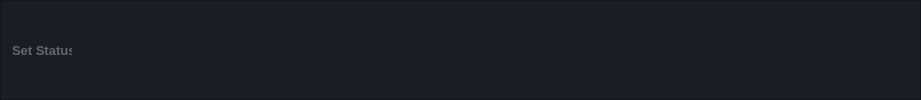
         <widget class="QFrame" name="frame_4">
          <property name="styleSheet">
           <string notr="true">background-color: rgb(27, 29, 35);</string>
          </property>
          <property name="frameShape">
           <enum>QFrame::StyledPanel</enum>
          </property>
          <property name="frameShadow">
           <enum>QFrame::Raised</enum>
          </property>
          <layout class="QHBoxLayout" name="horizontalLayout_10">
           <item>
            <widget class="QLabel" name="label_Application">
             <property name="maximumSize">
              <size>
               <width>60</width>
               <height>16777215</height>
              </size>
             </property>
             <property name="font">
              <font>
               <pointsize>10</pointsize>
               <bold>true</bold>
              </font>
             </property>
             <property name="styleSheet">
              <string notr="true">color: rgb(98, 103, 111);
background: transparent;
</string>
             </property>
             <property name="text">
              <string>Set Status</string>
             </property>
            </widget>
           </item>
           <item>
            <spacer name="horizontalSpacer_12">
             <property name="orientation">
              <enum>Qt::Horizontal</enum>
             </property>
             <property name="sizeType">
              <enum>QSizePolicy::Expanding</enum>
             </property>
             <property name="sizeHint" stdset="0">
              <size>
               <width>723</width>
               <height>40</height>
              </size>
             </property>
            </spacer>
           </item>
           <item>
            <widget class="QPushButton" name="Btn_min">
             <property name="maximumSize">
              <size>
               <width>40</width>
               <height>40</height>
              </size>
             </property>
             <property name="styleSheet">
              <string notr="true">QPushButton {	
	border: none;
	background-color: transparent;
}
QPushButton:hover {
	background-color: rgb(52, 59, 72);
}
QPushButton:pressed {	
	background-color: rgb(85, 170, 255);
}</string>
             </property>
             <property name="text">
              <string/>
             </property>
            </widget>
           </item>
           <item>
            <widget class="QPushButton" name="Btn_max">
             <property name="minimumSize">
              <size>
               <width>16</width>
               <height>16</height>
              </size>
             </property>
             <property name="maximumSize">
              <size>
               <width>40</width>
               <height>40</height>
              </size>
             </property>
             <property name="styleSheet">
              <string notr="true">QPushButton {	
	border: none;
	background-color: transparent;
}
QPushButton:hover {
	background-color: rgb(52, 59, 72);
}
QPushButton:pressed {	
	background-color: rgb(85, 170, 255);
}</string>
             </property>
             <property name="text">
              <string/>
             </property>
            </widget>
           </item>
           <item>
            <widget class="QPushButton" name="Btn_close">
             <property name="maximumSize">
              <size>
               <width>40</width>
               <height>40</height>
              </size>
             </property>
             <property name="styleSheet">
              <string notr="true">QPushButton {	
	border: none;
	background-color: transparent;
}
QPushButton:hover {
	background-color: rgb(52, 59, 72);
}
QPushButton:pressed {	
	background-color: rgb(85, 170, 255);
}</string>
             </property>
             <property name="text">
              <string/>
             </property>
            </widget>
           </item>
          </layout>
         </widget>
